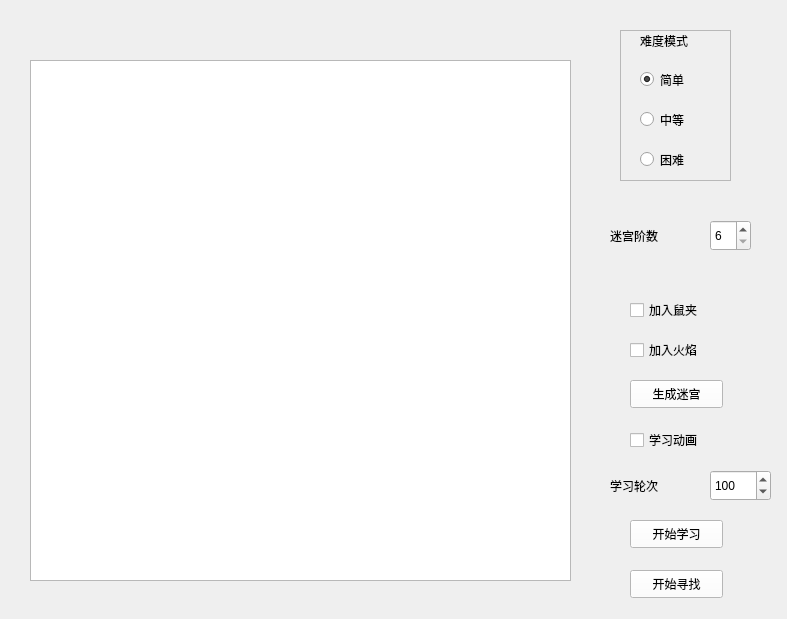
<?xml version="1.0" encoding="UTF-8"?>
<ui version="4.0">
 <class>Maze</class>
 <widget class="QWidget" name="Maze">
  <property name="geometry">
   <rect>
    <x>0</x>
    <y>0</y>
    <width>787</width>
    <height>619</height>
   </rect>
  </property>
  <property name="windowTitle">
   <string>Form</string>
  </property>
  <widget class="QTableWidget" name="tableWidget">
   <property name="geometry">
    <rect>
     <x>30</x>
     <y>60</y>
     <width>541</width>
     <height>521</height>
    </rect>
   </property>
  </widget>
  <widget class="QFrame" name="frame">
   <property name="geometry">
    <rect>
     <x>620</x>
     <y>30</y>
     <width>111</width>
     <height>151</height>
    </rect>
   </property>
   <property name="frameShape">
    <enum>QFrame::StyledPanel</enum>
   </property>
   <property name="frameShadow">
    <enum>QFrame::Raised</enum>
   </property>
   <widget class="QRadioButton" name="easy">
    <property name="geometry">
     <rect>
      <x>20</x>
      <y>40</y>
      <width>61</width>
      <height>19</height>
     </rect>
    </property>
    <property name="styleSheet">
     <string notr="true">font: 10pt &quot;黑体&quot;;</string>
    </property>
    <property name="text">
     <string>简单</string>
    </property>
    <property name="checked">
     <bool>true</bool>
    </property>
   </widget>
   <widget class="QRadioButton" name="medium">
    <property name="geometry">
     <rect>
      <x>20</x>
      <y>80</y>
      <width>61</width>
      <height>19</height>
     </rect>
    </property>
    <property name="styleSheet">
     <string notr="true">font: 10pt &quot;黑体&quot;;</string>
    </property>
    <property name="text">
     <string>中等</string>
    </property>
   </widget>
   <widget class="QRadioButton" name="hard">
    <property name="geometry">
     <rect>
      <x>20</x>
      <y>120</y>
      <width>61</width>
      <height>19</height>
     </rect>
    </property>
    <property name="styleSheet">
     <string notr="true">font: 10pt &quot;黑体&quot;;</string>
    </property>
    <property name="text">
     <string>困难</string>
    </property>
   </widget>
   <widget class="QLabel" name="mode">
    <property name="geometry">
     <rect>
      <x>20</x>
      <y>0</y>
      <width>71</width>
      <height>21</height>
     </rect>
    </property>
    <property name="styleSheet">
     <string notr="true">font: 10pt &quot;黑体&quot;;</string>
    </property>
    <property name="text">
     <string>难度模式</string>
    </property>
   </widget>
  </widget>
  <widget class="QSpinBox" name="spinBox">
   <property name="geometry">
    <rect>
     <x>710</x>
     <y>220</y>
     <width>41</width>
     <height>31</height>
    </rect>
   </property>
   <property name="minimum">
    <number>6</number>
   </property>
   <property name="maximum">
    <number>10</number>
   </property>
  </widget>
  <widget class="QLabel" name="rank">
   <property name="geometry">
    <rect>
     <x>610</x>
     <y>220</y>
     <width>91</width>
     <height>31</height>
    </rect>
   </property>
   <property name="styleSheet">
    <string notr="true">font: 12pt &quot;黑体&quot;;</string>
   </property>
   <property name="text">
    <string>迷宫阶数</string>
   </property>
  </widget>
  <widget class="QCheckBox" name="trap">
   <property name="geometry">
    <rect>
     <x>630</x>
     <y>300</y>
     <width>111</width>
     <height>20</height>
    </rect>
   </property>
   <property name="styleSheet">
    <string notr="true">font: 12pt &quot;黑体&quot;;</string>
   </property>
   <property name="text">
    <string>加入鼠夹</string>
   </property>
  </widget>
  <widget class="QCheckBox" name="fire">
   <property name="geometry">
    <rect>
     <x>630</x>
     <y>340</y>
     <width>111</width>
     <height>20</height>
    </rect>
   </property>
   <property name="styleSheet">
    <string notr="true">font: 12pt &quot;黑体&quot;;</string>
   </property>
   <property name="text">
    <string>加入火焰</string>
   </property>
  </widget>
  <widget class="QPushButton" name="getmaze">
   <property name="geometry">
    <rect>
     <x>630</x>
     <y>380</y>
     <width>93</width>
     <height>28</height>
    </rect>
   </property>
   <property name="autoFillBackground">
    <bool>false</bool>
   </property>
   <property name="styleSheet">
    <string notr="true">background-color: rgb(255, 255, 255);
font: 9pt &quot;黑体&quot;;</string>
   </property>
   <property name="text">
    <string>生成迷宫</string>
   </property>
  </widget>
  <widget class="QPushButton" name="startlearn">
   <property name="geometry">
    <rect>
     <x>630</x>
     <y>520</y>
     <width>93</width>
     <height>28</height>
    </rect>
   </property>
   <property name="styleSheet">
    <string notr="true">background-color: rgb(255, 255, 255);
font: 9pt &quot;黑体&quot;;</string>
   </property>
   <property name="text">
    <string>开始学习</string>
   </property>
  </widget>
  <widget class="QLabel" name="label">
   <property name="geometry">
    <rect>
     <x>210</x>
     <y>10</y>
     <width>231</width>
     <height>31</height>
    </rect>
   </property>
   <property name="styleSheet">
    <string notr="true">font: 75 18pt &quot;Adobe Arabic&quot;;</string>
   </property>
   <property name="text">
    <string/>
   </property>
  </widget>
  <widget class="QPushButton" name="search">
   <property name="geometry">
    <rect>
     <x>630</x>
     <y>570</y>
     <width>93</width>
     <height>28</height>
    </rect>
   </property>
   <property name="styleSheet">
    <string notr="true">background-color: rgb(255, 255, 255);
font: 9pt &quot;黑体&quot;;</string>
   </property>
   <property name="text">
    <string>开始寻找</string>
   </property>
  </widget>
  <widget class="QLabel" name="learn">
   <property name="geometry">
    <rect>
     <x>610</x>
     <y>470</y>
     <width>91</width>
     <height>31</height>
    </rect>
   </property>
   <property name="styleSheet">
    <string notr="true">font: 12pt &quot;黑体&quot;;</string>
   </property>
   <property name="text">
    <string>学习轮次</string>
   </property>
  </widget>
  <widget class="QSpinBox" name="epo">
   <property name="geometry">
    <rect>
     <x>710</x>
     <y>470</y>
     <width>61</width>
     <height>31</height>
    </rect>
   </property>
   <property name="minimum">
    <number>10</number>
   </property>
   <property name="maximum">
    <number>10000</number>
   </property>
   <property name="value">
    <number>100</number>
   </property>
  </widget>
  <widget class="QCheckBox" name="eye">
   <property name="geometry">
    <rect>
     <x>630</x>
     <y>430</y>
     <width>111</width>
     <height>20</height>
    </rect>
   </property>
   <property name="styleSheet">
    <string notr="true">font: 12pt &quot;黑体&quot;;</string>
   </property>
   <property name="text">
    <string>学习动画</string>
   </property>
  </widget>
 </widget>
 <resources/>
 <connections/>
</ui>
